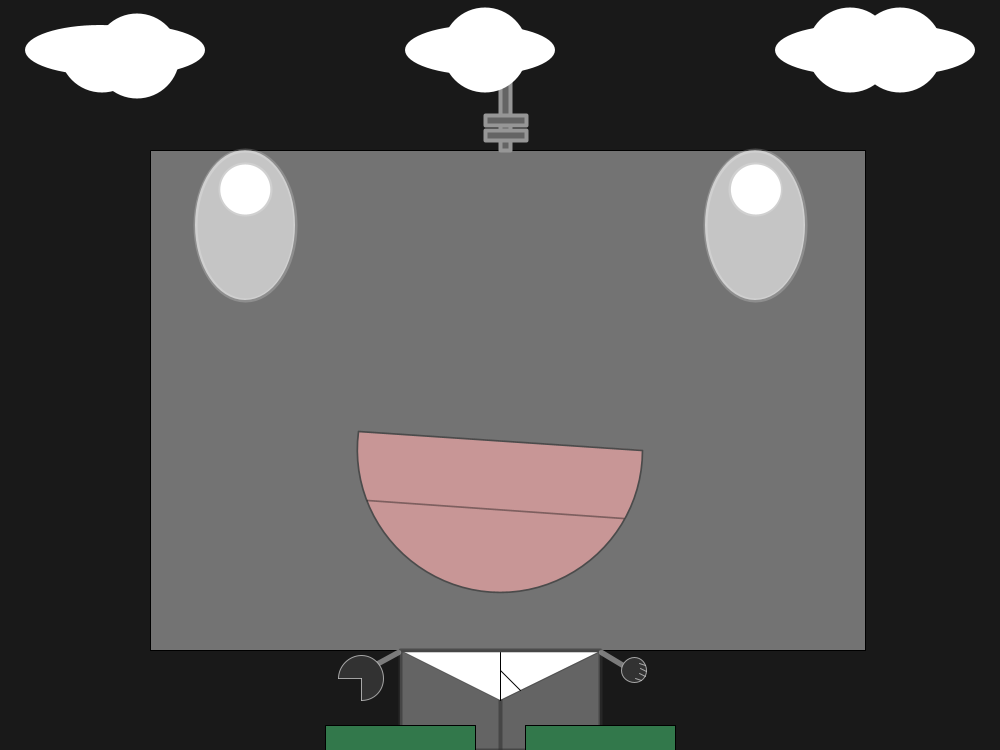
Frame 1 (no input)
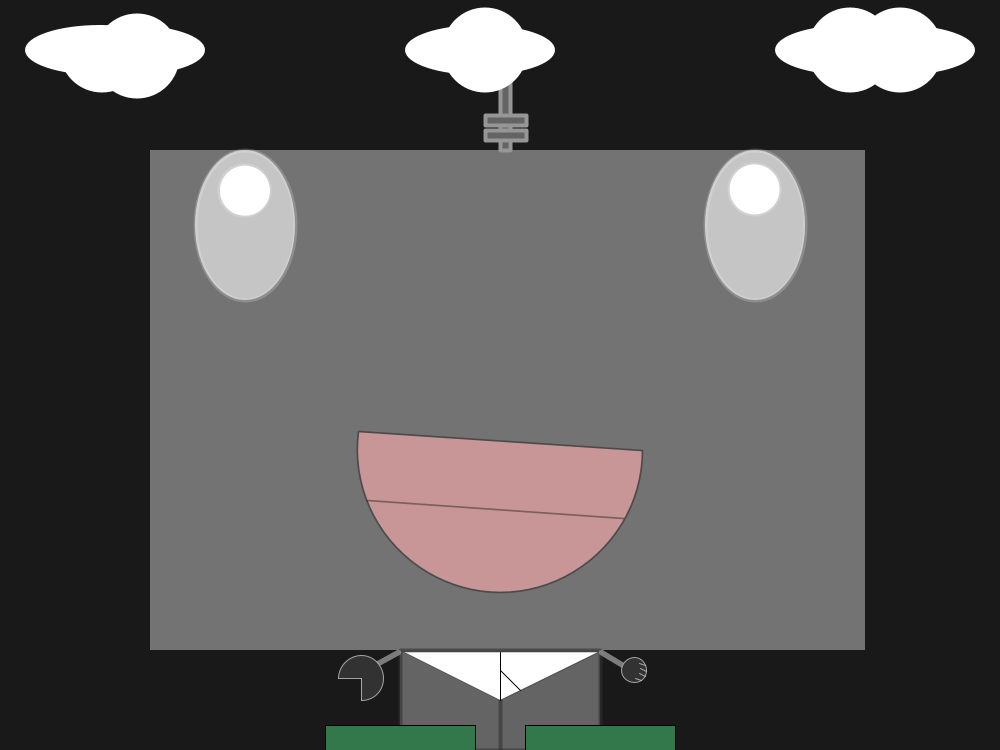
Frame 60 (the mouse pressed at the canvas centre just before this capture)
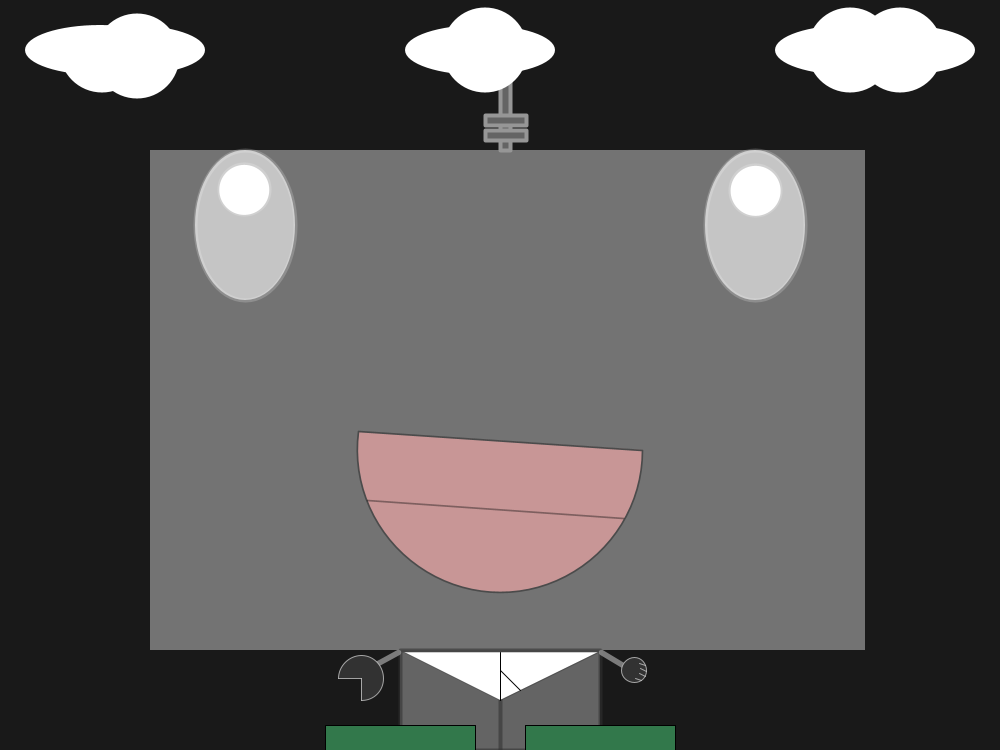
Frame 120 (the mouse held since frame 60 and released just before this capture)

The Processing sketch that drew these frames (run headless with seeded random() and noise(); from frame 60 on, the mouse is pressed at the canvas centre):

// Processing sketch: processing_160294
// ── processing_160294.pde

void setup() {

  size (1000, 750);
}

void draw() {

  smooth();
  strokeJoin(ROUND);
  strokeCap(ROUND);
  background(25);

  //head
  fill(255, 100);
  rect(150, 150, 715, 500);

  //pupils
  strokeWeight(4);
  fill(255, 300);
  stroke(255, 50);
  ellipse(random(244, 246), random(189, 191), 50, 50);
  ellipse(random(754, 756), random(189, 191), 50, 50);

  //eyes
  fill(255, 150);
  ellipse(245, 225, 100, 150);
  ellipse(755, 225, 100, 150);

  //antennae
  stroke(150, 500);
  fill(100, 500); 
  rect(500, 45, 10, 105);
  rect(485, 910, 41, 10);
  rect(485, 115, 41, 10);
  rect(485, 130, 41, 10);

  //mouth
  strokeWeight(1.7);
  fill(200, 150, 150);
  stroke(75);
  arc(500, 450, 285, 285, 0, PI + PI/24, CLOSE);
  stroke(10, 100);
  line(367, 500, 623, 518);

  //legs
  strokeWeight(4);
  stroke(50, 150);
  fill(100);
  rect(400, 650, 200, 100);
  fill(99, 99);
  line(500, 700, 500, 750);
  strokeWeight(1);

  //underwear
  fill(255);
  stroke(0, 50);
  triangle(404, 652, 500, 700, 598, 652);
  stroke(0, 500);
  line(500, 652, 500, 700);
  line(500, 670, 520, 690);

  //feet
  fill(50, 120, 75);
  rect(325, 725, 150, 30);
  rect(525, 725, 150, 30);

  //arms
  fill(0, 200);
  stroke(150, 200);
  strokeWeight(5.5);
  line(398, 652, 365, 670);
  line(601, 652, 631, 670);
  strokeWeight(1);

  //hand  
  stroke(200, 200);
  fill(50);
  ellipse(634, 670, 25, 25);

  //fingers
  line(639, 663, 645, 665);
  line(640, 668, 646, 671);
  line(639, 673, 645, 676);
  line(635, 678, 641, 680);

  //claw
  arc(361, 678, 45, 45, PI, TWO_PI + HALF_PI);
  line(338, 678, 361, 678);
  line(361, 678, 361, 700);

  //clouds
  noStroke();
  fill(255);
  ellipse(900, 50, 150, 50);
  arc(900, 50, 85, 85, 0, PI * 2, CLOSE);

  ellipse(100, 50, 150, 50);
  arc(102, 50, 85, 85, 0, PI, CLOSE);
  ellipse(130, 50, 150, 50);
  arc(137, 56, 85, 85, 0, PI * 2, CLOSE);

  ellipse(480, 50, 150, 50);
  arc(485, 50, 85, 85, 0, PI * 2, CLOSE);

  ellipse(850, 50, 150, 50);
  arc(850, 50, 85, 85, 0, PI * 2, CLOSE);
}
